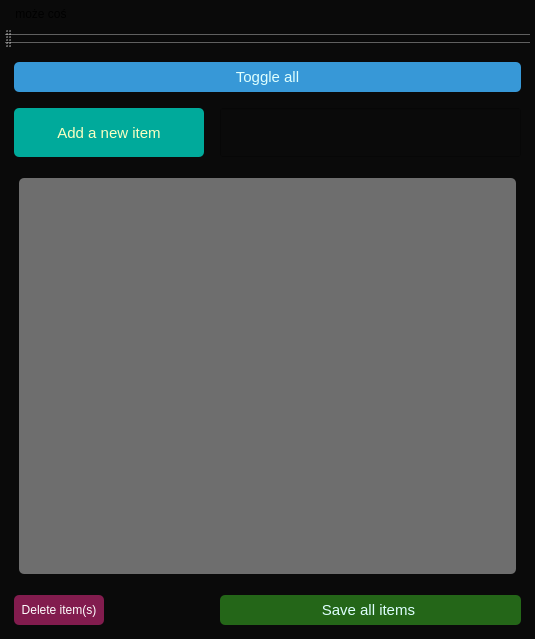
<?xml version="1.0" encoding="UTF-8"?>
<ui version="4.0">
 <class>MainWindow</class>
 <widget class="QMainWindow" name="MainWindow">
  <property name="geometry">
   <rect>
    <x>0</x>
    <y>0</y>
    <width>535</width>
    <height>639</height>
   </rect>
  </property>
  <property name="windowTitle">
   <string>MainWindow</string>
  </property>
  <property name="layoutDirection">
   <enum>Qt::LeftToRight</enum>
  </property>
  <property name="styleSheet">
   <string notr="true">QWidget{
	background-color: rgb(10, 10, 10);
    margin: 5%;
}

QListWidget{
  background-color: rgb(110, 110, 110);
  margin: 10%;
  font 12pt;
  border-radius: 5px;
  color: rgb(255, 252, 215);
}

QPushButton{
background-color: rgb(55, 152, 215);
color: rgb(222, 255, 254);
border-radius: 5px;
font: 15px;
}

QPushButton::pressed {
   background-color: #1565C0;
}</string>
  </property>
  <widget class="QWidget" name="centralwidget">
   <layout class="QGridLayout" name="gridLayout">
    <item row="2" column="0" colspan="2">
     <widget class="QListWidget" name="todo_listWidget">
      <property name="font">
       <font>
        <family>Calibri</family>
        <pointsize>12</pointsize>
       </font>
      </property>
      <property name="styleSheet">
       <string notr="true"/>
      </property>
     </widget>
    </item>
    <item row="1" column="0">
     <widget class="QPushButton" name="btn_add_item">
      <property name="sizePolicy">
       <sizepolicy hsizetype="Minimum" vsizetype="Minimum">
        <horstretch>1</horstretch>
        <verstretch>0</verstretch>
       </sizepolicy>
      </property>
      <property name="minimumSize">
       <size>
        <width>200</width>
        <height>40</height>
       </size>
      </property>
      <property name="font">
       <font>
        <pointsize>-1</pointsize>
        <italic>false</italic>
        <bold>false</bold>
       </font>
      </property>
      <property name="styleSheet">
       <string notr="true">QPushButton::pressed {
   background-color: #1565C0;
}

QPushButton {
background-color:rgb(0, 170, 155);

border-color: rgb(0, 85, 0);
border-style: groove;

color: rgb(250, 255, 194);
}</string>
      </property>
      <property name="text">
       <string>Add a new item</string>
      </property>
     </widget>
    </item>
    <item row="1" column="1">
     <widget class="QLineEdit" name="led_new_item">
      <property name="sizePolicy">
       <sizepolicy hsizetype="MinimumExpanding" vsizetype="Fixed">
        <horstretch>1</horstretch>
        <verstretch>0</verstretch>
       </sizepolicy>
      </property>
      <property name="minimumSize">
       <size>
        <width>0</width>
        <height>50</height>
       </size>
      </property>
      <property name="font">
       <font>
        <family>Calibri</family>
        <pointsize>14</pointsize>
       </font>
      </property>
      <property name="styleSheet">
       <string notr="true">color: rgb(250, 250, 250);
padding: 10px;</string>
      </property>
     </widget>
    </item>
    <item row="0" column="0" colspan="2">
     <widget class="QPushButton" name="btn_toggle">
      <property name="sizePolicy">
       <sizepolicy hsizetype="Minimum" vsizetype="Minimum">
        <horstretch>0</horstretch>
        <verstretch>0</verstretch>
       </sizepolicy>
      </property>
      <property name="minimumSize">
       <size>
        <width>0</width>
        <height>40</height>
       </size>
      </property>
      <property name="styleSheet">
       <string notr="true"/>
      </property>
      <property name="text">
       <string>Toggle all</string>
      </property>
     </widget>
    </item>
    <item row="7" column="1">
     <widget class="QPushButton" name="btn_save_items">
      <property name="sizePolicy">
       <sizepolicy hsizetype="Minimum" vsizetype="Preferred">
        <horstretch>0</horstretch>
        <verstretch>0</verstretch>
       </sizepolicy>
      </property>
      <property name="minimumSize">
       <size>
        <width>250</width>
        <height>40</height>
       </size>
      </property>
      <property name="layoutDirection">
       <enum>Qt::LeftToRight</enum>
      </property>
      <property name="styleSheet">
       <string notr="true">
QPushButton::pressed {
   background-color: #1565C0;
}

QPushButton {
background-color:   rgb(36, 102, 24);

}

</string>
      </property>
      <property name="text">
       <string>Save all items </string>
      </property>
     </widget>
    </item>
    <item row="7" column="0">
     <widget class="QPushButton" name="btn_delete">
      <property name="sizePolicy">
       <sizepolicy hsizetype="Minimum" vsizetype="Minimum">
        <horstretch>3</horstretch>
        <verstretch>0</verstretch>
       </sizepolicy>
      </property>
      <property name="minimumSize">
       <size>
        <width>0</width>
        <height>40</height>
       </size>
      </property>
      <property name="maximumSize">
       <size>
        <width>100</width>
        <height>16777215</height>
       </size>
      </property>
      <property name="layoutDirection">
       <enum>Qt::LeftToRight</enum>
      </property>
      <property name="styleSheet">
       <string notr="true">QPushButton{
font:12px;
color: white;
background-color: rgb(130, 28, 78);
}

QPushButton::pressed {
   background-color: #1565C0;
}</string>
      </property>
      <property name="text">
       <string>Delete item(s)</string>
      </property>
     </widget>
    </item>
   </layout>
  </widget>
  <widget class="QMenuBar" name="menuBar">
   <property name="geometry">
    <rect>
     <x>0</x>
     <y>0</y>
     <width>535</width>
     <height>31</height>
    </rect>
   </property>
   <widget class="QMenu" name="menumo_e_co">
    <property name="title">
     <string>może coś</string>
    </property>
   </widget>
   <addaction name="menumo_e_co"/>
  </widget>
  <widget class="QToolBar" name="toolBar">
   <property name="windowTitle">
    <string>toolBar</string>
   </property>
   <attribute name="toolBarArea">
    <enum>TopToolBarArea</enum>
   </attribute>
   <attribute name="toolBarBreak">
    <bool>false</bool>
   </attribute>
  </widget>
 </widget>
 <resources/>
 <connections/>
</ui>
